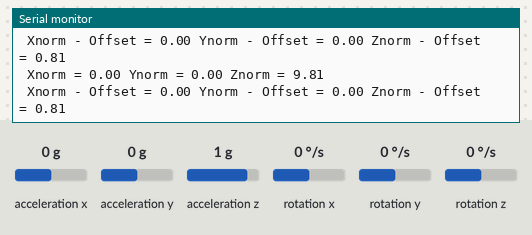
Simulated run of this sketch. Board: Arduino Uno, built with avr-gcc and run on an emulated ATmega328P. Parts: the last lines printed to the serial monitor. The test bench sets the inputs (shaded band); at power-on: acceleration x 0 g, acceleration y 0 g, acceleration z 1 g, rotation x 0 °/s, rotation y 0 °/s, rotation z 0 °/s.

Above: at 1.2 s.
1.3 s: acceleration x set to -1.4 g
At 2.4 s:
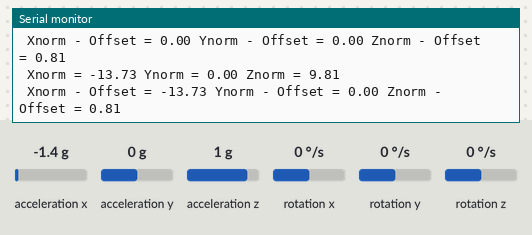
2.8 s: acceleration y set to -1.4 g
At 3.4 s:
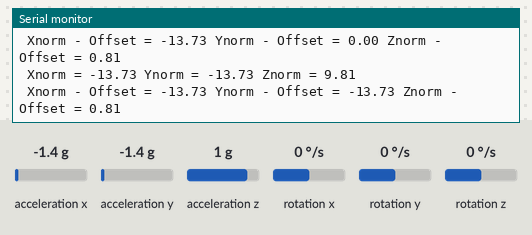
4.3 s: acceleration z set to -1.4 g
At 5.6 s:
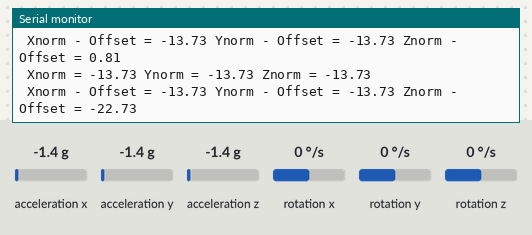

The sketch:

LFP.ino
```cpp
#include <MPU6050.h>

/*
    MPU6050 Triple Axis Gyroscope & Accelerometer. Simple Accelerometer Example.
    Read more: http://www.jarzebski.pl/arduino/czujniki-i-sensory/3-osiowy-zyroskop-i-akcelerometr-mpu6050.html
    GIT: https://github.com/jarzebski/Arduino-MPU6050
    Web: http://www.jarzebski.pl
    (c) 2014 by Korneliusz Jarzebski
*/

#include <Wire.h>
#include <MPU6050.h>

MPU6050 mpu;
int x_offset = 0;
int y_offset = 0;
int z_offset = 0;

void setup()
{
  Serial.begin(115200);

  Serial.println("Initialize MPU6050");

  while(!mpu.begin(MPU6050_SCALE_2000DPS, MPU6050_RANGE_2G))
  {
    Serial.println("Could not find a valid MPU6050 sensor, check wiring!");
    delay(500);
  }

  // If you want, you can set accelerometer offsets
  // mpu.setAccelOffsetX();
  // mpu.setAccelOffsetY();
  // mpu.setAccelOffsetZ();

  checkSettings();
}

void checkSettings()
{
  Serial.println();

  Serial.print(" * Sleep Mode:            ");
  Serial.println(mpu.getSleepEnabled() ? "Enabled" : "Disabled");

  Serial.print(" * Clock Source:          ");
  switch(mpu.getClockSource())
  {
    case MPU6050_CLOCK_KEEP_RESET:     Serial.println("Stops the clock and keeps the timing generator in reset"); break;
    case MPU6050_CLOCK_EXTERNAL_19MHZ: Serial.println("PLL with external 19.2MHz reference"); break;
    case MPU6050_CLOCK_EXTERNAL_32KHZ: Serial.println("PLL with external 32.768kHz reference"); break;
    case MPU6050_CLOCK_PLL_ZGYRO:      Serial.println("PLL with Z axis gyroscope reference"); break;
    case MPU6050_CLOCK_PLL_YGYRO:      Serial.println("PLL with Y axis gyroscope reference"); break;
    case MPU6050_CLOCK_PLL_XGYRO:      Serial.println("PLL with X axis gyroscope reference"); break;
    case MPU6050_CLOCK_INTERNAL_8MHZ:  Serial.println("Internal 8MHz oscillator"); break;
  }

  Serial.print(" * Accelerometer:         ");
  switch(mpu.getRange())
  {
    case MPU6050_RANGE_16G:            Serial.println("+/- 16 g"); break;
    case MPU6050_RANGE_8G:             Serial.println("+/- 8 g"); break;
    case MPU6050_RANGE_4G:             Serial.println("+/- 4 g"); break;
    case MPU6050_RANGE_2G:             Serial.println("+/- 2 g"); break;
  }

  Vector normAccel = mpu.readNormalizeAccel();
  Serial.print(" * Accelerometer offsets: ");
  x_offset = normAccel.XAxis;
  y_offset = normAccel.YAxis;
  z_offset = normAccel.ZAxis;
  Serial.print(" XOffset = ");
  Serial.print(x_offset);
  Serial.print(" YOffset = ");
  Serial.print(y_offset);
  Serial.print(" ZOffset = ");
  Serial.print(z_offset);


  Serial.println();
}

void loop()
{
  Vector rawAccel = mpu.readRawAccel();
  Vector normAccel = mpu.readNormalizeAccel();
//
//  Serial.print(" Xraw = ");
//  Serial.print(rawAccel.XAxis);
//  Serial.print(" Yraw = ");
//  Serial.print(rawAccel.YAxis);
//  Serial.print(" Zraw = ");
//
//  Serial.println(rawAccel.ZAxis);
  Serial.print(" Xnorm = ");
  Serial.print(normAccel.XAxis);
  Serial.print(" Ynorm = ");
  Serial.print(normAccel.YAxis);
  Serial.print(" Znorm = ");
  Serial.println(normAccel.ZAxis);

   Serial.print(" Xnorm - Offset = ");
  Serial.print(normAccel.XAxis - x_offset);
  Serial.print(" Ynorm - Offset = ");
  Serial.print(normAccel.YAxis - y_offset);
  Serial.print(" Znorm - Offset = ");
  Serial.println(normAccel.ZAxis - z_offset);

  delay(1000);
}
```

Measured:
- after the input at 1.3 s, the serial monitor: prints a new line after 0.73 s (image 1)
- after the input at 2.8 s, the serial monitor: prints a new line after 0.24 s (image 2)
- after the input at 4.3 s, the serial monitor: prints a new line after 0.76 s (image 3)
